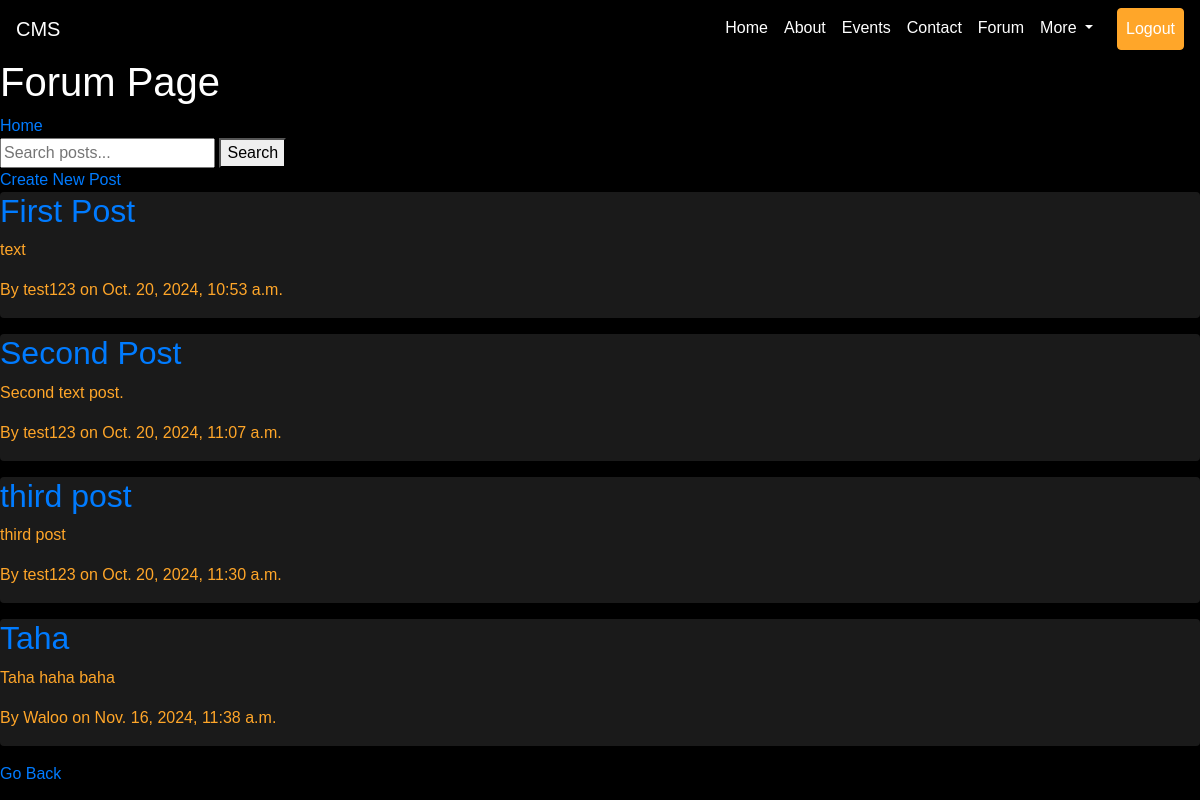
The app's page /forum/ with its own data.
### forum/models.py (models this page shows, shortened)
class Post(models.Model):
    title = models.CharField(max_length=255)
    content = models.TextField()
    author = models.ForeignKey(CustomUser, on_delete=models.CASCADE)
    created_at = models.DateTimeField(auto_now_add=True)

### loginreg/models.py (models this page shows, shortened)
class CustomUser(AbstractUser):
    isadmin = models.BooleanField(default=False)

### forum/views.py (the view)
# urls.py: path('forum/',forumview.forum_page,name='forumhome'),
def forum_page(request):
    query = request.GET.get('q')
    if query:
        posts = Post.objects.filter(title__icontains=query)
    else:
        posts = Post.objects.all()
    return render(request, 'forum.html', {'posts': posts})

### Templates/forum.html (shortened to what this page needs)
<!DOCTYPE html>
<html lang="en">
<head>
    <link rel="stylesheet" href="https://cdn.jsdelivr.net/npm/bootstrap@4.3.1/dist/css/bootstrap.min.css">
    {% load static %}
</head>
<body>
    <nav class="navbar navbar-expand-lg navbar-dark bg-transparent">
        <a class="navbar-brand" href="#">CMS</a>
        <div class="collapse navbar-collapse" id="navbarNav">
            <ul class="navbar-nav ml-auto">
                <li class="nav-item active">
                    <a class="nav-link" href="{% url 'home' %}">Home <span class="sr-only">(current)</span></a>
                </li>
                <li class="nav-item">
                    <a class="nav-link" href="#">About</a>
                </li>
                <li class="nav-item">
                    <a class="nav-link" href="#">Events</a>
                </li>
                <li class="nav-item">
                    <a class="nav-link" href="#">Contact</a>
                </li>
                <li class="nav-item">
                    <a class="nav-link" href="{% url 'forumhome'%}">Forum</a>
                </li>
                <li class="nav-item dropdown">
                    <a class="nav-link dropdown-toggle" href="#" id="navbarDropdown" role="button" data-toggle="dropdown" aria-haspopup="true" aria-expanded="false">
                        More
                    </a>
                </li>
                <li class="nav-item">
                    <a href="{% url 'logout' %}" class="nav-link btn btn-primary text-white ml-3">Logout</a>
                </li>
            </ul>
        </div>
    </nav>
    <h1>Forum Page</h1>
    <a href="{% url 'home' %}">Home</a>
    <form method="GET" action="">
        <input type="text" name="q" placeholder="Search posts..." value="{{ request.GET.q }}">
        <button type="submit">Search</button>
    </form>
    <a href="{% url 'forumcreate' %}">Create New Post</a>
    {% for post in posts %}
        <div class="card mb-3">
            <h2><a href="{% url 'forumpostdetail' post.id %}">{{ post.title }}</a></h2>
            <p>{{ post.content|truncatewords:20 }}</p>
            <p>By {{ post.author.username }} on {{ post.created_at }}</p>
        </div>
    {% endfor %}
    <a href="{% url 'home'%}">Go Back</a>
</body>
</html>

### Templates/forum.html (style rules this page uses)
body { font-family: 'c', sans-serif; background-color: #000; color: #FFFFFF; }
.navbar { background-color: rgba(0, 0, 0, 0.5) !important; z-index: 2; position: relative; }
.navbar-brand, .nav-link { color: #fff !important; }
.btn-primary { background-color: #ffa629; border-color: #ffa629; color: #000; }
.card { background-color: #1a1a1a; color: #ffa629; border: none; }

### records on screen
Post: title "First Post", content "text", author.username "test123", created_at "Oct. 20, 2024, 10:53 a.m."
Post: title "Second Post", content "Second text post.", author.username "test123", created_at "Oct. 20, 2024, 11:07 a.m."
Post: title "third post", content "third post", author.username "test123", created_at "Oct. 20, 2024, 11:30 a.m."
Post: title "Taha", content "Taha haha baha", author.username "Waloo", created_at "Nov. 16, 2024, 11:38 a.m."
